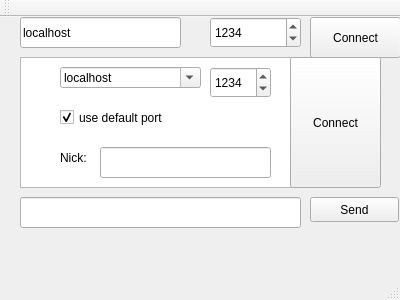
<?xml version="1.0" encoding="UTF-8"?>
<ui version="4.0">
 <class>Mainwindow</class>
 <widget class="QMainWindow" name="Mainwindow">
  <property name="geometry">
   <rect>
    <x>0</x>
    <y>0</y>
    <width>400</width>
    <height>300</height>
   </rect>
  </property>
  <property name="windowTitle">
   <string>IRC Client</string>
  </property>
  <widget class="QWidget" name="centralWidget">
   <widget class="QLineEdit" name="lineEdit">
    <property name="geometry">
     <rect>
      <x>20</x>
      <y>0</y>
      <width>161</width>
      <height>31</height>
     </rect>
    </property>
    <property name="text">
     <string>localhost</string>
    </property>
   </widget>
   <widget class="QSpinBox" name="spinBox">
    <property name="geometry">
     <rect>
      <x>210</x>
      <y>0</y>
      <width>91</width>
      <height>31</height>
     </rect>
    </property>
    <property name="minimum">
     <number>1000</number>
    </property>
    <property name="maximum">
     <number>2000</number>
    </property>
    <property name="value">
     <number>1234</number>
    </property>
   </widget>
   <widget class="QPushButton" name="pushButton">
    <property name="geometry">
     <rect>
      <x>310</x>
      <y>0</y>
      <width>91</width>
      <height>41</height>
     </rect>
    </property>
    <property name="text">
     <string>Connect</string>
    </property>
   </widget>
   <widget class="QTextEdit" name="textEdit">
    <property name="geometry">
     <rect>
      <x>20</x>
      <y>40</y>
      <width>281</width>
      <height>131</height>
     </rect>
    </property>
   </widget>
   <widget class="QLineEdit" name="lineEdit_2">
    <property name="geometry">
     <rect>
      <x>20</x>
      <y>180</y>
      <width>281</width>
      <height>31</height>
     </rect>
    </property>
   </widget>
   <widget class="QPushButton" name="pushButton_2">
    <property name="geometry">
     <rect>
      <x>310</x>
      <y>180</y>
      <width>89</width>
      <height>25</height>
     </rect>
    </property>
    <property name="text">
     <string>Send</string>
    </property>
   </widget>
   <widget class="QLineEdit" name="lineEdit_3">
    <property name="geometry">
     <rect>
      <x>100</x>
      <y>130</y>
      <width>171</width>
      <height>31</height>
     </rect>
    </property>
   </widget>
   <widget class="QPushButton" name="pushButton_3">
    <property name="geometry">
     <rect>
      <x>290</x>
      <y>40</y>
      <width>91</width>
      <height>131</height>
     </rect>
    </property>
    <property name="text">
     <string>Connect</string>
    </property>
   </widget>
   <widget class="QSpinBox" name="spinBox_2">
    <property name="geometry">
     <rect>
      <x>210</x>
      <y>50</y>
      <width>61</width>
      <height>31</height>
     </rect>
    </property>
    <property name="minimum">
     <number>1200</number>
    </property>
    <property name="maximum">
     <number>1250</number>
    </property>
    <property name="value">
     <number>1234</number>
    </property>
   </widget>
   <widget class="QLabel" name="label">
    <property name="geometry">
     <rect>
      <x>60</x>
      <y>130</y>
      <width>41</width>
      <height>21</height>
     </rect>
    </property>
    <property name="text">
     <string>Nick:</string>
    </property>
   </widget>
   <widget class="QCheckBox" name="checkBox">
    <property name="geometry">
     <rect>
      <x>60</x>
      <y>90</y>
      <width>151</width>
      <height>21</height>
     </rect>
    </property>
    <property name="text">
     <string>use default port</string>
    </property>
    <property name="checked">
     <bool>true</bool>
    </property>
   </widget>
   <widget class="QComboBox" name="comboBox">
    <property name="geometry">
     <rect>
      <x>60</x>
      <y>50</y>
      <width>141</width>
      <height>21</height>
     </rect>
    </property>
    <property name="editable">
     <bool>true</bool>
    </property>
    <item>
     <property name="text">
      <string>localhost</string>
     </property>
    </item>
    <item>
     <property name="text">
      <string>192.168.0.12</string>
     </property>
    </item>
    <item>
     <property name="text">
      <string>192.168.2.12</string>
     </property>
    </item>
    <item>
     <property name="text">
      <string>127.0.0.1</string>
     </property>
    </item>
   </widget>
  </widget>
  <widget class="QMenuBar" name="menuBar">
   <property name="geometry">
    <rect>
     <x>0</x>
     <y>0</y>
     <width>400</width>
     <height>22</height>
    </rect>
   </property>
  </widget>
  <widget class="QToolBar" name="mainToolBar">
   <attribute name="toolBarArea">
    <enum>TopToolBarArea</enum>
   </attribute>
   <attribute name="toolBarBreak">
    <bool>false</bool>
   </attribute>
  </widget>
  <widget class="QStatusBar" name="statusBar"/>
 </widget>
 <layoutdefault spacing="6" margin="11"/>
 <resources/>
 <connections/>
</ui>
